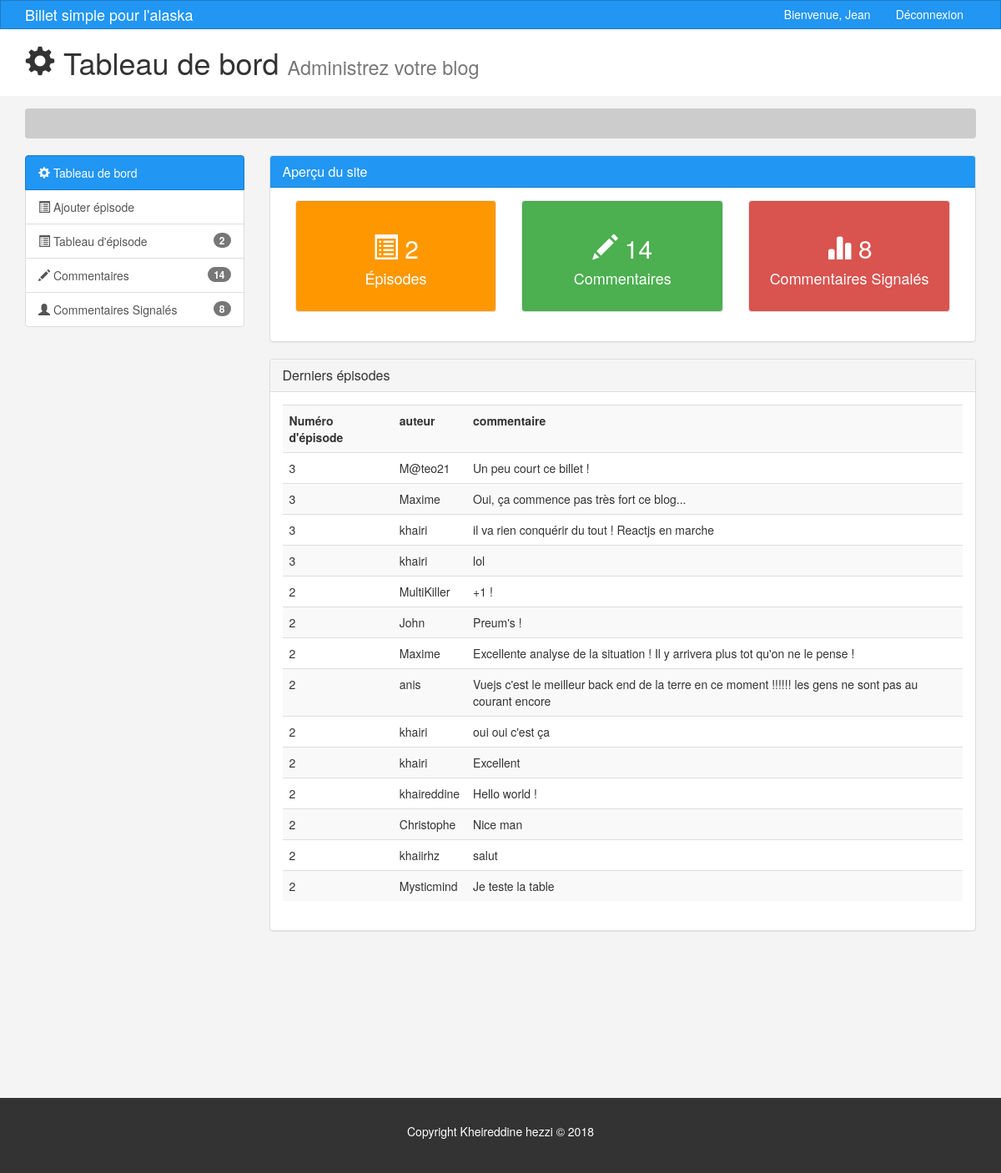
The app's page /admin/comments (signed in), older data.
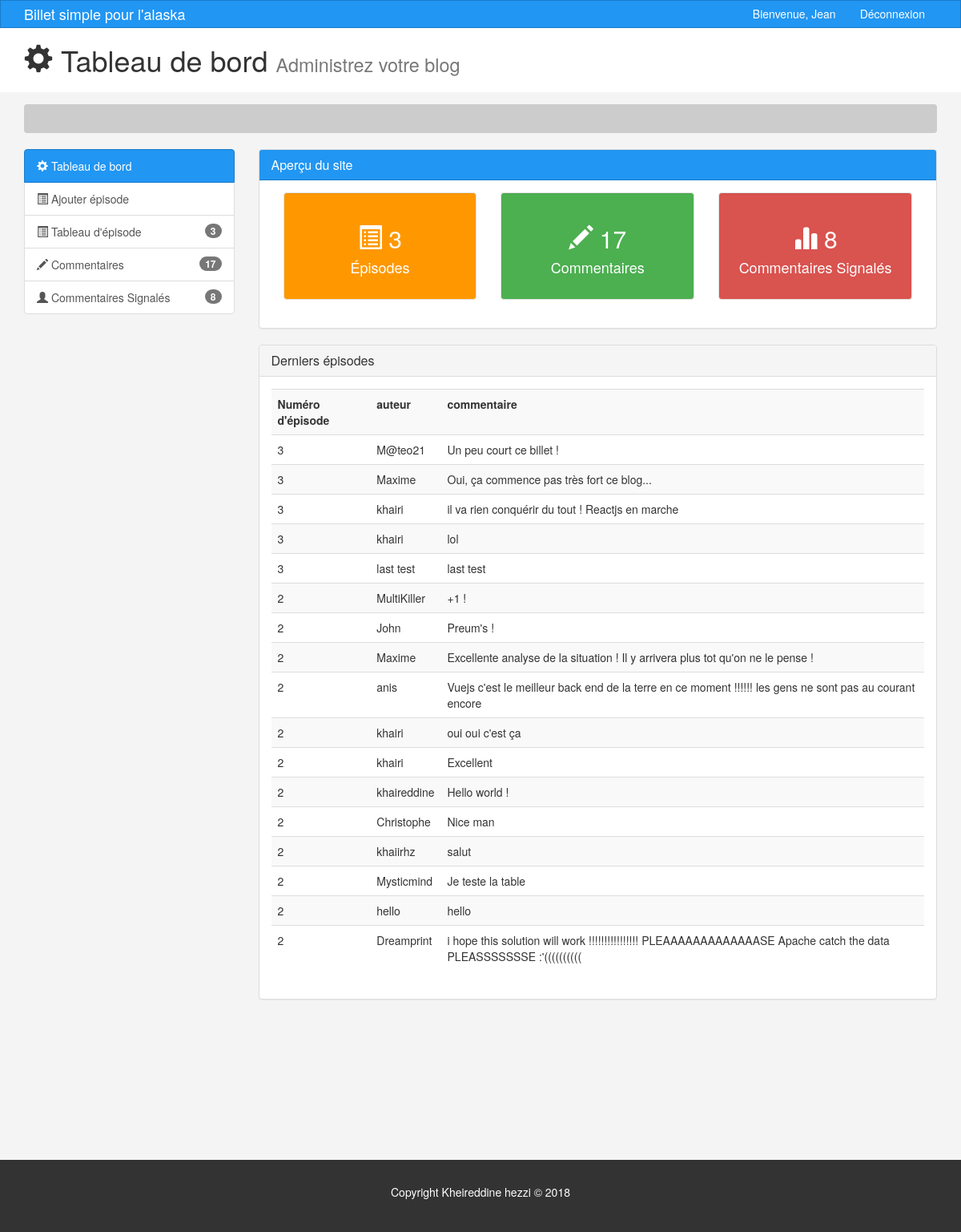
The same page, newer data.
### tables this page shows
CREATE TABLE `comments` (
  `comment_id` int(11) NOT NULL,
  `post_id` int(11) NOT NULL,
  `author` varchar(255) NOT NULL,
  `comment` text NOT NULL,
  `comment_date` datetime NOT NULL,
  `Report` tinyint(1) NOT NULL DEFAULT '0'
);

### app/controllers/Admin.php (called while the page is built, shortened)
<?php
class Admin extends controller{
    public function __construct(){
        $this->postModel = $this->model('Post');
        $this->commentModelModel = $this->model('CommentModel');
    }
        public function Comments(){
                $comments = $this->commentModelModel->adminComment();
                $nb_comment = $this->postModel->NbComment();
                $nb_Report = $this->postModel->NbReport();
                $nb_Posts = $this->postModel->Nbposts();
                $data = [
                        'comments' => $comments,
                        'nbposts' => $nb_Posts,
                        'nbcomment' => $nb_comment,
                        'nbreport' => $nb_Report
                ];
                $this->view('admin/comments',$data);
        }
}

### app/libraries/Core.php (called while the page is built, shortened)
<?php
class Core {
    protected $currentMethod = 'index';
    public function __construct(){
        $url = $this->getUrl();
        if(file_exists('../app/controllers/' .ucwords($url[0]).'.php')){
        unset($url[0]);
        }
        $this->currentController = new $this->currentController;
        if(isset($url[1])){
                if(method_exists($this->currentController, $url[1])){
                $this->currentMethod = $url[1];
                unset($url[1]);
            }
        }
        $this->params = $url ? array_values($url) : [];
        call_user_func_array([$this->currentController,
                             $this->currentMethod], $this->params);
    }
    public function getUrl(){
        if(isset($_GET['url'])){
            $url = rtrim($_GET['url'], '/');
            $url = filter_var($url, FILTER_SANITIZE_URL);
            $url = explode('/',$url);
            return $url;
        }
    }
}

### public/index.php (called while the page is built, shortened)
<?php
    $init = new Core;

### app/libraries/Database.php (called while the page is built, shortened)
<?php
 class Database {
    private $host = DB_HOST;
    private $user = DB_USER;
    private $pass = DB_PASS;
    private $dbname = DB_NAME;
    private $dbh;
    private $stmt;
    public function __construct(){
        $dsn = 'mysql:host='.$this->host.';dbname='. $this->dbname;
        $options =  array(
            PDO::MYSQL_ATTR_INIT_COMMAND => 'SET NAMES utf8',
            PDO::ATTR_PERSISTENT => true,
            PDO::ATTR_ERRMODE => PDO::ERRMODE_EXCEPTION
        );
        try{
            $this->dbh = new PDO($dsn, $this->user, $this->pass, $options)
            ;
        }catch(PDOException $e){
            $this->error = $e->getMessage();
            echo $this->error;
        }
    }
        public function query($sql){
            $this->stmt = $this->dbh->prepare($sql);
        }
        public function execute(){
            return $this->stmt->execute();
        }
        public function resultSet(){
            $this->execute();
            return $this->stmt->fetchAll(PDO::FETCH_OBJ);
        }
        public function single_int(){
            $this->execute();
            $number = $this->stmt->fetch(PDO :: FETCH_ASSOC);
            return $number;
        }
 }

### app/models/post.php (called while the page is built, shortened)
<?php
class Post{
    private $db;
    public function __construct(){
        $this->db = new Database;
    }
    public function Nbposts(){
        $this->db->query('SELECT COUNT(*) AS total FROM posts');
        return $this->db->single_int();
    }
    public function NbComment(){
        $this->db->query('SELECT COUNT(*) AS total FROM comments');
        return $this->db->single_int();
    }
    public function NbReport(){
        $this->db->query('SELECT COUNT(*) AS total_R FROM comments WHERE Report = 1');
        return $this->db->single_int();
    }
}

### app/models/CommentModel.php (called while the page is built, shortened)
<?php
class CommentModel{
    private $db;
    public function __construct(){
        $this->db = new Database;
    }
    public function adminComment(){
        $this->db->query('SELECT * FROM comments ORDER BY post_id DESC');
        $results = $this->db->resultSet();
        return $results;
    }
}

### app/views/admin/comments.php (the view, shortened to what the changed rows need)
<?php  require APPROOT .'/views/admin/inc/header.php'; ?>
<section id="breadcrumb">
      <div class="container">
        <ol class="breadcrumb">
        </ol>
      </div>
    </section>
    <section id="main">
      <div class="container">
        <div class="row">
            <?php require APPROOT .'/views/admin/inc/widget.php';?>
          <div class="col-md-9">
            <?php require APPROOT .'/views/admin/inc/overview.php';?>
              <div class="panel panel-default">
                <div class="panel-heading">
                  <h3 class="panel-title">Derniers épisodes</h3>
                </div>
                <div class="panel-body">
                  <table class="table table-striped table-hover">
                      <tr>
                        <th>Numéro d'épisode</th>
                        <th>auteur</th>
                        <th>commentaire</th>
                      </tr>
                      <tr>
                      <?php foreach ($data['comments'] as $comment) : ?>
                        <td><?php echo $comment->post_id; ?></td>
                        <td><?php echo $comment->author;?></td>
                        <td><?php echo $comment->comment; ?></td>
                      </tr>
                      <?php endforeach ; ?>
                    </table>
                </div>
              </div>
          </div>
        </div>
      </div>
    </section>
    <?php  require APPROOT .'/views/admin/inc/footer.php'; ?>

### app/views/admin/inc/widget.php
<div class="col-md-3">
    <div class="list-group">
        <a href="index.html" class="list-group-item active main-color-bg">
        <span class="glyphicon glyphicon-cog" aria-hidden="true"></span> Tableau de bord
        </a>
        <a href="<?php echo URLROOT; ?>/admin/add" class="list-group-item"><span class="glyphicon glyphicon-list-alt" aria-hidden="true"></span> Ajouter épisode</a>
        <a href="<?php echo URLROOT; ?>/admin/index" class="list-group-item"><span class="glyphicon glyphicon-list-alt" aria-hidden="true"></span> Tableau d'épisode<span class="badge"><?php echo $data['nbposts']['total']; ?></span></a>
        <a href="<?php echo URLROOT; ?>/admin/comments" class="list-group-item"><span class="glyphicon glyphicon-pencil" aria-hidden="true"></span> Commentaires <span class="badge"><?php echo $data['nbcomment']['total']; ?></span></a>
        <a href="<?php echo URLROOT; ?>/admin/report" class="list-group-item"><span class="glyphicon glyphicon-user" aria-hidden="true"></span> Commentaires Signalés <span class="badge"><?php echo $data['nbreport']['total_R']; ?></span></a>
    </div>
</div>

### app/views/admin/inc/overview.php
<div class="panel panel-default">
  <div class="panel-heading main-color-bg">
    <h3 class="panel-title">Aperçu du site</h3>
  </div>
  <div class="panel-body">
    <div class="col-md-4">
      <div class="well dash-box overview">
        <h2><span class="glyphicon glyphicon-list-alt" aria-hidden="true"></span> <?php echo $data['nbposts']['total']; ?></h2>
        <h4>Épisodes</h4>
      </div>
    </div>
    <div class="col-md-4">
      <div class="well dash-box overview2">
        <h2><span class="glyphicon glyphicon-pencil" aria-hidden="true"></span> <?php echo $data['nbcomment']['total']; ?></h2>
        <h4>Commentaires</h4>
      </div>
    </div>
    <div class="col-md-4">
      <div class="well dash-box overview3">
        <h2><span class="glyphicon glyphicon-stats" aria-hidden="true"></span> <?php echo $data['nbreport']['total_R']; ?></h2>
        <h4>Commentaires Signalés</h4>
      </div>
    </div>
  </div>
  </div>

Row changes from the older to the newer data that the page shows:
added comments: post "3", author "last test", comment "last test"
added comments: post "2", author "hello", comment "hello"
added comments: post "2", author "Dreamprint", comment "i hope this solution will work !!!!!!!!!!!!!!!! PLEAAAAAAAAAAAAASE Apache catch the data PLEASSSSSSSE :'(((((((((("
Text that changed along with them:
$data['nbposts']['total']: "2" → "3"
$data['nbcomment']['total']: "14" → "17"
